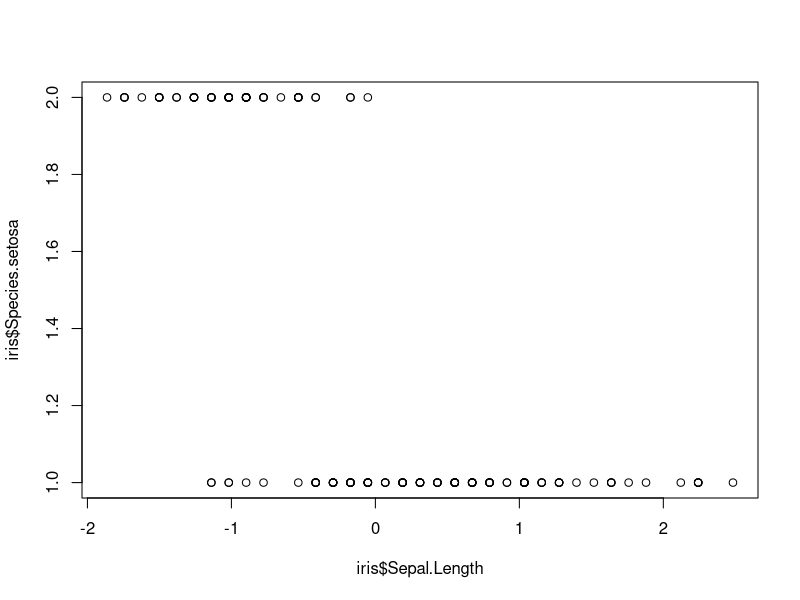
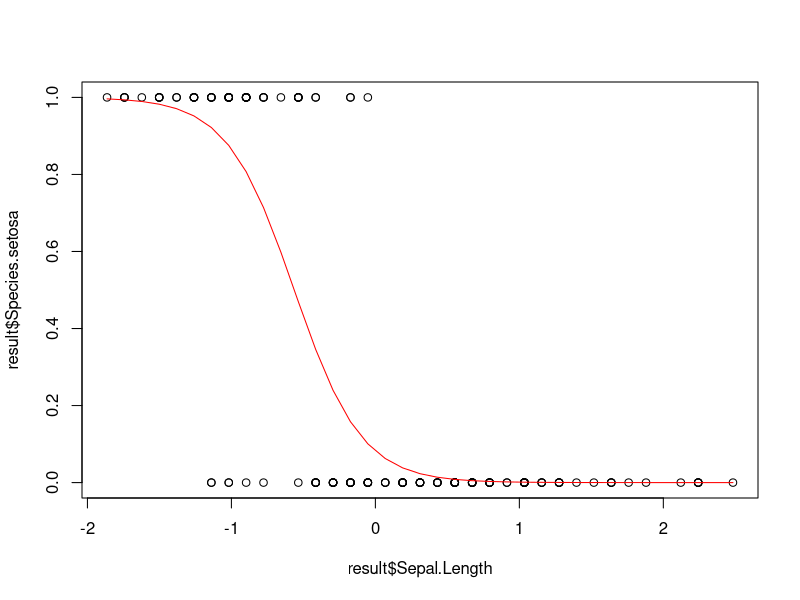

Write the R code that produced these figures, in order.
## ---- chunk 1
knitr::opts_chunk$set(echo = TRUE)
## ---- chunk 2
library(MASS)
library(caret)
data(iris)
head(iris)
## ---- chunk 3
iris['Species.setosa'] <- as.factor(iris$Species == 'setosa')
preprocessParams1 <- preProcess(iris[,1:4], method=c('center', 'scale'))
iris[,1:4] <- predict(preprocessParams1, iris[,1:4])
head(iris)
## ---- chunk 4
plot(iris$Sepal.Length, iris$Species.setosa)
## ---- chunk 5
glm.out <- glm(Species.setosa ~ Sepal.Length, family="binomial", data=iris)
# Print out predictions for each group
result <- data.frame(Sepal.Length=iris$Sepal.Length, Prob=glm.out$fitted, Species.setosa=as.numeric(iris$Species.setosa)-1)
result <- result[order(result$Sepal.Length),]
## ---- chunk 6
plot(result$Sepal.Length, result$Species.setosa, type='p')
lines(result$Sepal.Length, result$Prob, type='l', col='red')
## ---- chunk 7
control <- trainControl(method="boot")
model <- train(Species~., data=iris, method="multinom", trControl=control)
model
